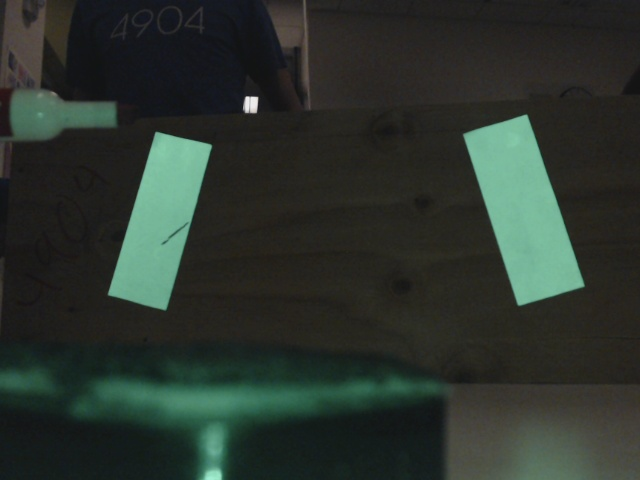
#> input picture vision_cv/TestImages/TEST1007.jpg, 640 x 480 px
$ python -i grip_python.py   (imports and definitions only)   (older library calls are emulated)
#> lines starting #> are read from the running program, lines starting #| are printed output that depends on the picture; after the words box and inside, x2 and y2 are one past the last pixel; in counts of white or black regions, pixels touching at a corner belong together
import cv2
import numpy
import math
from enum import Enum

class GripPipeline:
    """
    An OpenCV pipeline generated by GRIP.
    """

    def __init__(self):
        """initializes all values to presets or None if need to be set
        """

        self.__rgb_threshold_red = [188.03956834532377, 255.0]
        self.__rgb_threshold_green = [197.21223021582733, 255.0]
        self.__rgb_threshold_blue = [208.67805755395685, 255.0]

        self.rgb_threshold_output = None

        self.__find_contours_input = self.rgb_threshold_output
        self.__find_contours_external_only = False

        self.find_contours_output = None

        self.__filter_contours_contours = self.find_contours_output
        self.__filter_contours_min_area = 0
        self.__filter_contours_min_perimeter = 0
        self.__filter_contours_min_width = 0
        self.__filter_contours_max_width = 10000.0
        self.__filter_contours_min_height = 0
        self.__filter_contours_max_height = 10000.0
        self.__filter_contours_solidity = [65.64748201438849, 100.0]
        self.__filter_contours_max_vertices = 1000000.0
        self.__filter_contours_min_vertices = 0
        self.__filter_contours_min_ratio = 0
        self.__filter_contours_max_ratio = 1000

        self.filter_contours_output = None


    def process(self, source0):
        """
        Runs the pipeline and sets all outputs to new values.
        """
        # Step RGB_Threshold0:
        self.__rgb_threshold_input = source0
        (self.rgb_threshold_output) = self.__rgb_threshold(self.__rgb_threshold_input, self.__rgb_threshold_red, self.__rgb_threshold_green, self.__rgb_threshold_blue)

        # Step Find_Contours0:
        self.__find_contours_input = self.rgb_threshold_output
        (self.find_contours_output) = self.__find_contours(self.__find_contours_input, self.__find_contours_external_only)

        # Step Filter_Contours0:
        self.__filter_contours_contours = self.find_contours_output
        (self.filter_contours_output) = self.__filter_contours(self.__filter_contours_contours, self.__filter_contours_min_area, self.__filter_contours_min_perimeter, self.__filter_contours_min_width, self.__filter_contours_max_width, self.__filter_contours_min_height, self.__filter_contours_max_height, self.__filter_contours_solidity, self.__filter_contours_max_vertices, self.__filter_contours_min_vertices, self.__filter_contours_min_ratio, self.__filter_contours_max_ratio)


    @staticmethod
    def __rgb_threshold(input, red, green, blue):
        """Segment an image based on color ranges.
        Args:
            input: A BGR numpy.ndarray.
            red: A list of two numbers the are the min and max red.
            green: A list of two numbers the are the min and max green.
            blue: A list of two numbers the are the min and max blue.
        Returns:
            A black and white numpy.ndarray.
        """
        out = cv2.cvtColor(input, cv2.COLOR_BGR2RGB)
        return cv2.inRange(out, (red[0], green[0], blue[0]),  (red[1], green[1], blue[1]))

    @staticmethod
    def __find_contours(input, external_only):
        """Sets the values of pixels in a binary image to their distance to the nearest black pixel.
        Args:
            input: A numpy.ndarray.
            external_only: A boolean. If true only external contours are found.
        Return:
            A list of numpy.ndarray where each one represents a contour.
        """
        if(external_only):
            mode = cv2.RETR_EXTERNAL
        else:
            mode = cv2.RETR_LIST
        method = cv2.CHAIN_APPROX_SIMPLE
        im2, contours, hierarchy =cv2.findContours(input, mode=mode, method=method)
        return contours

    @staticmethod
    def __filter_contours(input_contours, min_area, min_perimeter, min_width, max_width,
                        min_height, max_height, solidity, max_vertex_count, min_vertex_count,
                        min_ratio, max_ratio):
        """Filters out contours that do not meet certain criteria.
        Args:
            input_contours: Contours as a list of numpy.ndarray.
            min_area: The minimum area of a contour that will be kept.
            min_perimeter: The minimum perimeter of a contour that will be kept.
            min_width: Minimum width of a contour.
            max_width: MaxWidth maximum width.
            min_height: Minimum height.
            max_height: Maximimum height.
            solidity: The minimum and maximum solidity of a contour.
            min_vertex_count: Minimum vertex Count of the contours.
            max_vertex_count: Maximum vertex Count.
            min_ratio: Minimum ratio of width to height.
            max_ratio: Maximum ratio of width to height.
        Returns:
            Contours as a list of numpy.ndarray.
        """
        output = []
        for contour in input_contours:
            x,y,w,h = cv2.boundingRect(contour)
            if (w < min_width or w > max_width):
                continue
            if (h < min_height or h > max_height):
                continue
            area = cv2.contourArea(contour)
            if (area < min_area):
                continue
            if (cv2.arcLength(contour, True) < min_perimeter):
                continue
            hull = cv2.convexHull(contour)
            solid = 100 * area / cv2.contourArea(hull)
            if (solid < solidity[0] or solid > solidity[1]):
                continue
            if (len(contour) < min_vertex_count or len(contour) > max_vertex_count):
                continue
            ratio = (float)(w) / h
            if (ratio < min_ratio or ratio > max_ratio):
                continue
            output.append(contour)
        return output

>>> import cv2
>>> picture = cv2.imread('TestImages/TEST1007.jpg')
#> picture is the input picture: shape (480, 640, 3); mean B, G, R 45.4, 52.2, 43.4
>>> result = GripPipeline().process(picture)
#> in __rgb_threshold, `return cv2.inRange(out, (red[0], green[0], blue[0]),  (red[1], green[1..`:
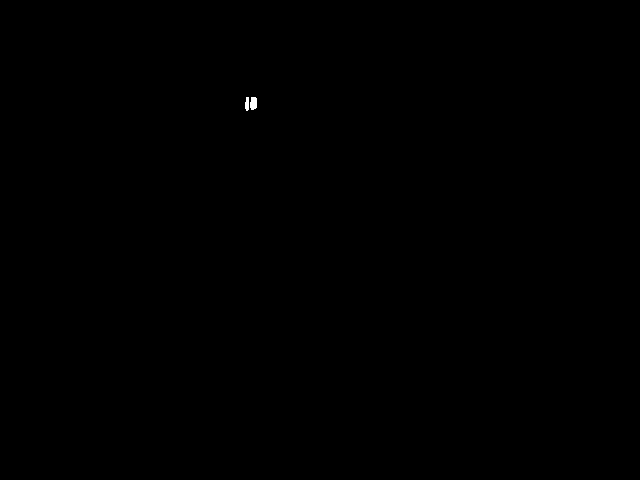
#> returned value: shape (480, 640); 0.04% white; 2 white regions, box (x1, y1, x2, y2) and area: (250, 97, 257, 110) 79, (245, 97, 249, 111) 48
